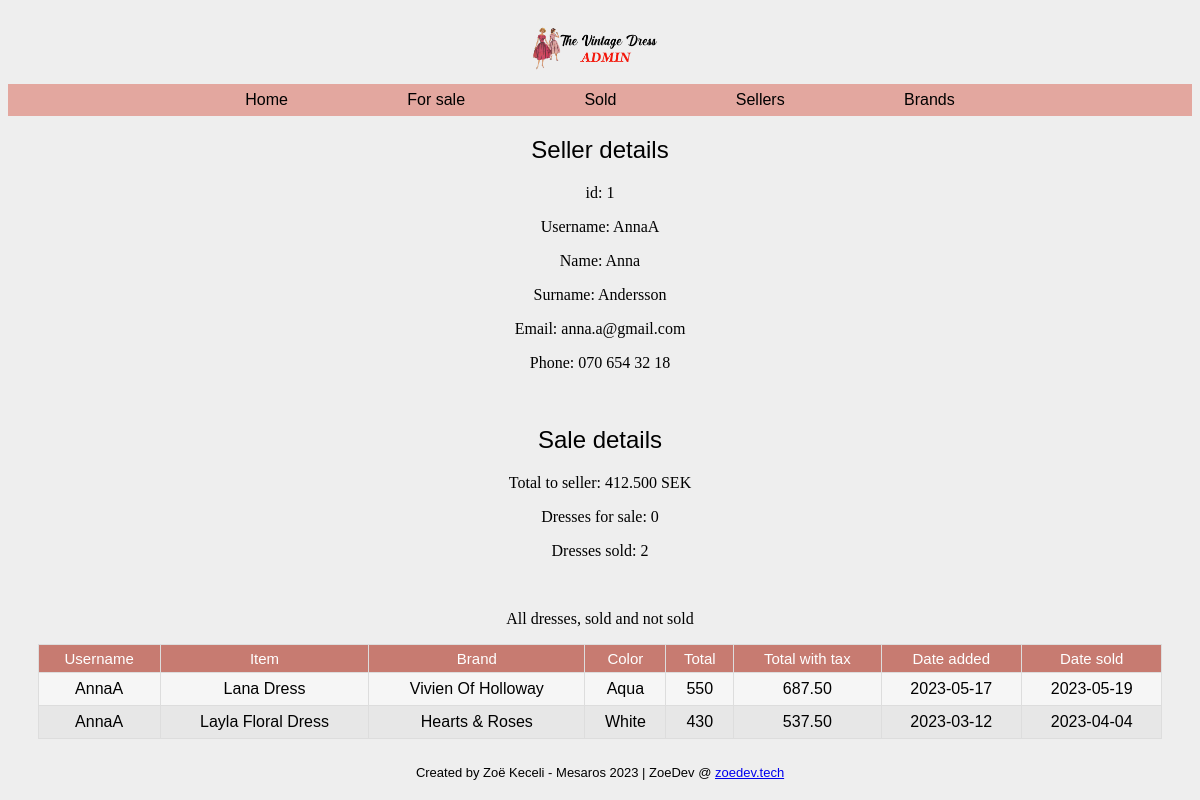
Page /seller-details.php?id=1 on the committed database.
### tables this page shows
CREATE TABLE `sellers` (
  `id` int(11) NOT NULL,
  `username` varchar(32) NOT NULL,
  `first_name` varchar(32) NOT NULL,
  `last_name` varchar(32) NOT NULL,
  `email` varchar(32) NOT NULL,
  `phone` varchar(15) NOT NULL
);

### seller-details.php (called while the page is built)
<?php
require 'controller/seller-controller.php';
require 'classes/view/seller-view.php';
require 'classes/model/seller-model.php';
$pdo = require 'partials/connect.php';
$sellerModel = new SellerModel($pdo);
$sellerView = new SellerView();
$sellerController = new SellerController($sellerModel, $sellerView);
include 'partials/header.php';
include 'partials/nav.php';
$sellerController->details();
$sellerController->dressSoldFor();
$sellerController->dressForSale();
$sellerController->dressSold();
$sellerController->dressAll();
include 'partials/footer.php';

### classes/model/db.php (called while the page is built, shortened)
<?php
class DB
{
    public function __construct(PDO $pdo)
    {
        $this->pdo = $pdo;
    }
}

### classes/model/seller-model.php (called while the page is built, shortened)
<?php
require_once 'db.php';
class SellerModel extends DB
{
    protected $table = "sellers";
    public function getSeller(int $id)
    {
        $sql = "SELECT * FROM {$this->table} WHERE id= ?";
        $statement = $this->pdo->prepare($sql);
        $statement->execute([$id]);
        return $statement->fetchAll();
    }
    public function getSellerItemsSold(int $id)
    {
        $sql = "SELECT s.username, s.id, COUNT(s.id) AS 'Dresses sold' FROM {$this->table} AS s JOIN items AS i ON s.id = i.sellerID WHERE s.id LIKE ? AND i.date_sold IS NOT NULL GROUP BY s.id";
        $statement = $this->pdo->prepare($sql);
        $statement->execute([$id]);
        return $statement->fetchAll();
    }
    public function getSellerAllItems(int $id)
    {
        $sql = "SELECT items.title, items.color, items.price, items.date_added, items.date_sold, SUM(items.price * 1.25) AS TotalWithTax, sellers.username, sellers.first_name, sellers.last_name, brands.name FROM `items` JOIN `sellers` ON sellers.id = items.sellerID JOIN `brands` ON brands.id = items.brandID WHERE sellers.id = ? GROUP BY items.id";
        $statement = $this->pdo->prepare($sql);
        $statement->execute([$id]);
        return $statement->fetchAll();
    }
    public function getSellerSoldFor(int $id)
    {
        $sql = "SELECT s.username, s.id, SUM((i.price * 1.25)*(1 - 0.4)) AS toSeller FROM {$this->table} AS s JOIN items AS i ON s.id = i.sellerID WHERE s.id LIKE ? AND i.date_sold IS NOT NULL GROUP BY i.id";
        $statement = $this->pdo->prepare($sql);
        $statement->execute([$id]);
        return $statement->fetchAll();
    }
}

### classes/view/seller-view.php (the view, shortened to what this page needs)
<?php
class SellerView
{
    public function renderSellerDetail($seller)
    {
        echo "<h2>Seller details</h2>";
        echo "<p>id: {$seller[0]['id']}</p>";
        echo "<p>Username: {$seller[0]['username']}</p>";
        echo "<p>Name: {$seller[0]['first_name']}</p>";
        echo "<p>Surname: {$seller[0]['last_name']}</p>";
        echo "<p>Email: {$seller[0]['email']}</p>";
        echo "<p>Phone: {$seller[0]['phone']}</p>";
        echo "<br>";
    }
    public function renderTotalSoldFor($seller)
    {
        echo "<h2>Sale details</h2>";
        if ($seller) {
            echo "<p>Total to seller: {$seller[0]['toSeller']} SEK</p>";
        } else
            echo "<p>Total sold for: 0 SEK</p>";
    }
    public function renderSellerItemsForSale($seller)
    {
        if ($seller) {
            echo "<p>Dresses for sale: {$seller[0]['Dresses for sale']}</p>";
        } else
            echo "<p>Dresses for sale: 0</p>";
    }
    public function renderSellerItemsSold($seller)
    {
        if ($seller) {
            echo "<p>Dresses sold: {$seller[0]['Dresses sold']}</p>";
        } else
            echo "<p>Dresses sold: 0</p><br>";
    }
    public function renderSellerAllitems($seller)
    {
        echo "<br><p>All dresses, sold and not sold<p>";
        echo "<table class='center'>";
        echo "<th>Username</th>";
        echo "<th>Item</th>";
        echo "<th>Brand</th>";
        echo "<th>Color</th>";
        echo "<th>Total</th>";
        echo "<th>Total with tax</th>";
        echo "<th>Date added</th>";
        echo "<th>Date sold</th>";
        echo "<tr>";
        foreach ($seller as $key => $value) {
            echo "<td>{$seller[$key]['username']}</td>";
            echo "<td>{$seller[$key]['title']}</td>";
            echo "<td>{$seller[$key]['name']}</td>";
            echo "<td>{$seller[$key]['color']}</td>";
            echo "<td>{$seller[$key]['price']}</td>";
            echo "<td>{$seller[$key]['TotalWithTax']}</td>";
            echo "<td>{$seller[$key]['date_added']}</td>";
            echo "<td>{$seller[$key]['date_sold']}</td>";
            echo "</tr>";
        }
        echo "</table>";
    }
}

### style/style.css (style rules this page uses)
body { text-align: center; background: #eee url("https://i.imgur.com/eeQeRmk.png"); background-size: 1.2%; background-repeat: repeat; }
h2 { font-family: "Gill Sans", "Gill Sans MT", Calibri, "Trebuchet MS", sans-serif; font-weight: lighter; }
.brandsTable tr, td { text-align: center; }
.center { margin-left: auto; margin-right: auto; background-color: rgb(231, 231, 231); font-family: Arial, Helvetica, sans-serif; border-collapse: collapse; width: 95%; }
.center td, .center th { border: 1px solid #ddd; padding: 7px; }
.center tr:nth-child(even) { background-color: #f8f8f8e9; }
.center tr, td { text-align: center; }
.center th { padding-top: 5px; padding-bottom: 5px; text-align: center; font-size: 15px; font-weight: normal; font-family: Arial, Helvetica, sans-serif; background-color: #c77b71ff; color: rgb(255, 255, 255); }

### rows in the picture
sellers: id "1", username "AnnaA", first_name "Anna", last_name "Andersson", email "anna.a@gmail.com", phone "070 654 32 18", title "Lana Dress", name "Vivien Of Holloway", color "Aqua", price "550", TotalWithTax "687.50", date_added "2023-05-17", date_sold "2023-05-19", title "Layla Floral Dress", name "Hearts & Roses", color "White", price "430", TotalWithTax "537.50", date_added "2023-03-12", date_sold "2023-04-04"

### other values in the picture
$seller[0]['toSeller'] "412.500"
$seller[0]['Dresses sold'] "2"
